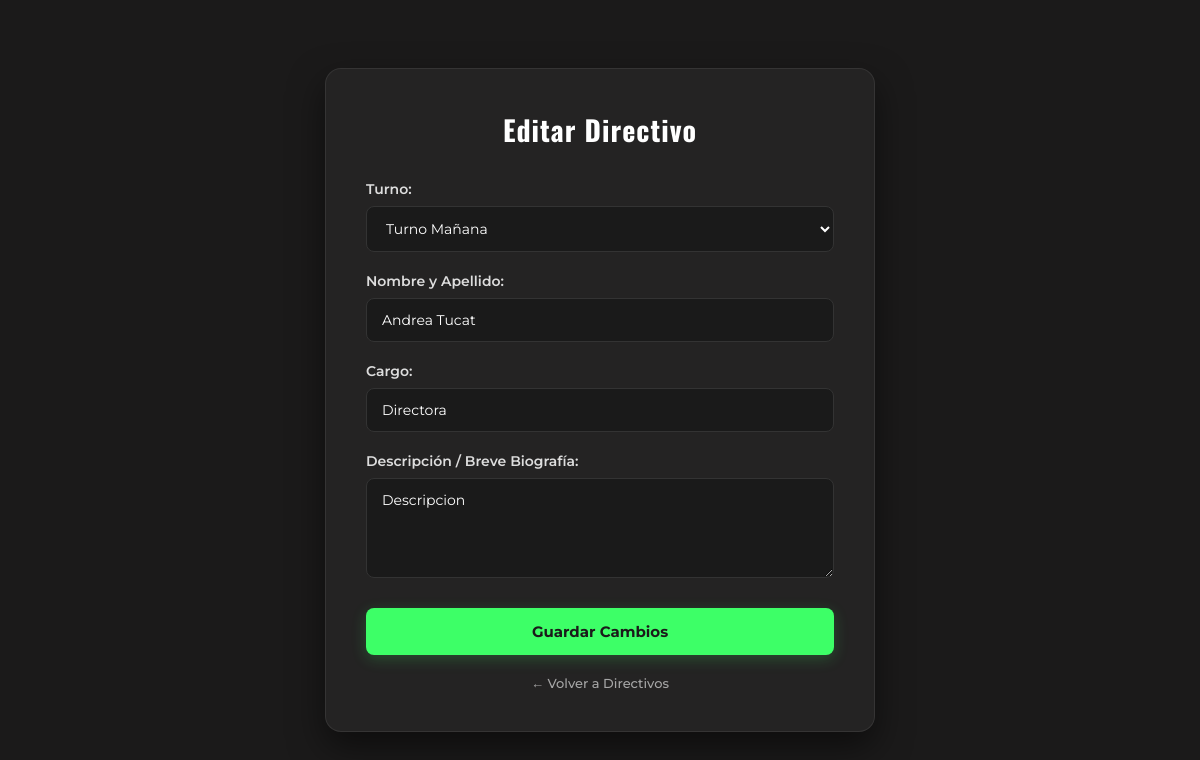
Page /gestionar_directivos.php?accion=editar&id=9 (signed in) on the committed database.
### tables this page shows
CREATE TABLE `directivos` (
  `id` int(11) NOT NULL,
  `nombre` varchar(100) NOT NULL,
  `cargo` varchar(100) NOT NULL,
  `descripcion` text DEFAULT NULL,
  `turno` varchar(50) NOT NULL
);

### gestionar_directivos.php (the view, shortened to what this page needs)
<?php
include("conexion.php");
$id = isset($_GET['id']) ? intval($_GET['id']) : 0;
$accion = isset($_GET['accion']) ? $_GET['accion'] : '';
$turno = '';
$nombre = '';
$cargo = '';
$descripcion = '';
$accion_titulo = "Añadir Nuevo Directivo";
if ($id > 0 && $accion !== 'borrar') {
    $accion_titulo = "Editar Directivo";
    $query = mysqli_query($conexion, "SELECT * FROM directivos WHERE id = $id");
    if ($row = mysqli_fetch_assoc($query)) {
        $turno = $row['turno'];
        $nombre = $row['nombre'];
        $cargo = $row['cargo'];
        $descripcion = $row['descripcion'];
    }
}
?>
<!DOCTYPE html>
<html lang="es">
<head>
    <link rel="stylesheet" href="style.css">
    <link rel="stylesheet" href="gestionar_directivos.css">
</head>
<body>
    <div class="form-card">
        <h2><?php echo $accion_titulo; ?></h2>
        <form action="gestionar_directivos.php<?php echo $id > 0 ? '?id=' . $id : ''; ?>" method="POST">
            <div class="form-group">
                <label for="turno">Turno:</label>
                <select name="turno" id="turno" required>
                    <option value="Turno Mañana" <?php echo ($turno === 'Turno Mañana') ? 'selected' : ''; ?>>Turno Mañana</option>
                </select>
            </div>
            <div class="form-group">
                <label for="nombre">Nombre y Apellido:</label>
                <input type="text" name="nombre" id="nombre" value="<?php echo htmlspecialchars($nombre); ?>" placeholder="Ej: Juan Pérez" required>
            </div>
            <div class="form-group">
                <label for="cargo">Cargo:</label>
                <input type="text" name="cargo" id="cargo" value="<?php echo htmlspecialchars($cargo); ?>" placeholder="Ej: DIRECTOR / COORDINADOR" required>
            </div>
            <div class="form-group">
                <label for="descripcion">Descripción / Breve Biografía:</label>
                <textarea name="descripcion" id="descripcion" placeholder="Detalles o trayectoria..."><?php echo htmlspecialchars($descripcion); ?></textarea>
            </div>
            <button type="submit" class="btn-guardar">Guardar Cambios</button>
        </form>
        <a href="equipo.php" class="volver-link">← Volver a Directivos</a>
    </div>
</body>
</html>

### style.css (style rules this page uses)
* { margin: 0; padding: 0; box-sizing: border-box; color: inherit; user-select: none; }
body { min-height: 100vh; background-color: #121518; }

### gestionar_directivos.css (style rules this page uses)
body { background-color: #1b1a1a; font-family: "Montserrat", sans-serif; color: white; margin: 0; padding: 40px 20px; display: flex; justify-content: center; align-items: center; min-height: 100vh; }
.form-card { background-color: #242323; border: 1.5px solid rgba(255, 255, 255, 0.08); border-radius: 16px; padding: 40px; width: 100%; max-width: 550px; box-shadow: 0 15px 35px rgba(0, 0, 0, 0.5); }
.form-card h2 { font-family: "Oswald", sans-serif; font-size: 28px; text-align: center; margin-bottom: 30px; letter-spacing: 1px; color: white; }
.form-group { margin-bottom: 20px; display: flex; flex-direction: column; gap: 8px; }
.form-group label { font-size: 14px; font-weight: 600; color: #dddddd; }
.form-group input, .form-group select, .form-group textarea { background-color: #1a1a1a; border: 1.5px solid #333333; border-radius: 8px; padding: 12px 15px; color: white; font-family: "Montserrat", sans-serif; font-size: 14px; outline: none; transition: border-color 0.3s ease; }
.form-group textarea { resize: vertical; min-height: 100px; }
.btn-guardar { width: 100%; background-color: #3dff67; color: #1b1a1a; border: none; border-radius: 8px; padding: 14px; font-family: "Montserrat", sans-serif; font-weight: 700; font-size: 15px; cursor: pointer; margin-top: 10px; transition: background-color 0.3s ease, transform 0.2s ease; box-shadow: 0 4px 15px rgba(61, 255, 103, 0.2); }
.volver-link { display: block; text-align: center; margin-top: 20px; color: #a6a6a6; text-decoration: none; font-size: 13px; font-weight: 500; transition: color 0.2s ease; }

### rows in the picture
directivos: turno "Turno Mañana", nombre "Andrea Tucat", cargo "Directora", descripcion "Descripcion"

### other values in the picture
$accion_titulo "Editar Directivo"
